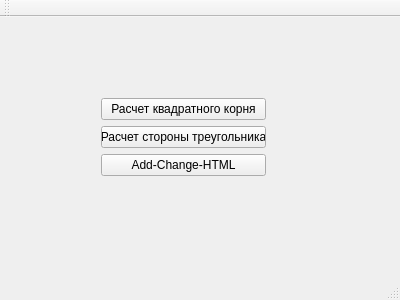
<?xml version="1.0" encoding="UTF-8"?>
<ui version="4.0">
 <class>MainWindow</class>
 <widget class="QMainWindow" name="MainWindow">
  <property name="geometry">
   <rect>
    <x>0</x>
    <y>0</y>
    <width>400</width>
    <height>300</height>
   </rect>
  </property>
  <property name="windowTitle">
   <string>MainWindow</string>
  </property>
  <widget class="QWidget" name="centralWidget">
   <widget class="QWidget" name="verticalLayoutWidget">
    <property name="geometry">
     <rect>
      <x>90</x>
      <y>70</y>
      <width>187</width>
      <height>100</height>
     </rect>
    </property>
    <layout class="QVBoxLayout" name="verticalLayout">
     <item>
      <widget class="QPushButton" name="kvad_koren">
       <property name="text">
        <string>Расчет квадратного корня</string>
       </property>
      </widget>
     </item>
     <item>
      <widget class="QPushButton" name="pushButton_triangle">
       <property name="text">
        <string>Расчет стороны треугольника</string>
       </property>
      </widget>
     </item>
     <item>
      <widget class="QPushButton" name="pushButton_add_change">
       <property name="text">
        <string>Add-Change-HTML</string>
       </property>
      </widget>
     </item>
    </layout>
   </widget>
  </widget>
  <widget class="QMenuBar" name="menuBar">
   <property name="geometry">
    <rect>
     <x>0</x>
     <y>0</y>
     <width>400</width>
     <height>26</height>
    </rect>
   </property>
  </widget>
  <widget class="QToolBar" name="mainToolBar">
   <attribute name="toolBarArea">
    <enum>TopToolBarArea</enum>
   </attribute>
   <attribute name="toolBarBreak">
    <bool>false</bool>
   </attribute>
  </widget>
  <widget class="QStatusBar" name="statusBar"/>
 </widget>
 <layoutdefault spacing="6" margin="11"/>
 <resources/>
 <connections/>
</ui>
